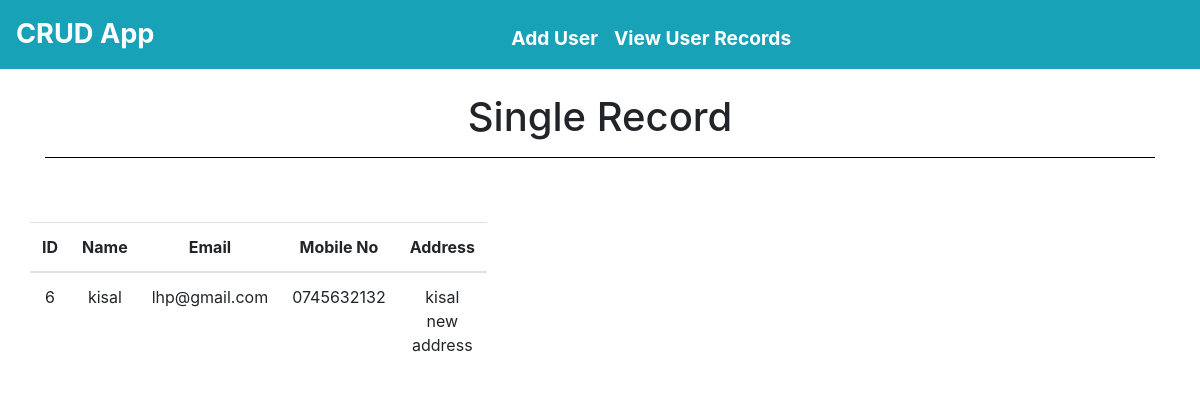
The page /read.php?id=6 on the database its author committed.
### tables this page shows
CREATE TABLE `records` (
  `_name` varchar(50) DEFAULT NULL,
  `_email` varchar(50) DEFAULT NULL,
  `_mobile` varchar(50) DEFAULT NULL,
  `_address` varchar(50) DEFAULT NULL,
  `id` int(11) NOT NULL
);

### classes/Model.php (called while the page is built, shortened)
<?php
Class Model{
    private $server="localhost";
    private $username="root";
    private $password="admin";
    private $dbname="oop_crud";
    private $con;
    public function __construct(){
        try {
            $this->con = new mysqli($this->server,$this->username,$this->password,$this->dbname);
        } catch (Exception $e) {
            echo "Connection Failed! ".$e->getMessage();
        }
    }
    function fetchSingle($id){
        $sql= "SELECT * FROM records WHERE id=$id";
        try {
            $result= $this->con->query($sql);
            $row = $result->fetch_assoc();
            if($row){
                    return $row;
            }else{
                echo "no records in row";
            }
        } catch (Exception $e) {
            echo "Error in finding single  record! ".$e->getMessage();
        }
    }
}
?>

### read.php (the view, shortened to what this page needs)
<?php
include_once("./includes/header.php");
?>
<div class="container">
    <div class="row">
        <div class="col-md-12">
            <h1 class="text-center"> Single Record </h1>
            <hr style="1px;color:black;background-color:black;">
        </div>
        <div class="row ">
            <div class="col-lg-12 text-center justify-content-center mt-5">
                <table id="tableBody" class="table mx-auto">
                    <thead>
                        <tr>
                            <th scope="col">ID</th>
                            <th scope="col">Name</th>
                            <th scope="col">Email</th>
                            <th scope="col">Mobile No</th>
                            <th scope="col">Address</th>
                        </tr>
                    </thead>
                    <tbody>
                        <?php
                        require_once("./classes/Model.php");
                        $model= new Model();
                        $id= $_GET['id'];
                        $row= $model->fetchSingle($id);
                    ?>
                        <tr>
                            <td><?php echo $row["id"] ;?></td>
                            <td><?php echo $row["_name"] ;?></td>
                            <td><?php echo $row["_email"] ;?></td>
                            <td><?php echo $row["_mobile"] ;?></td>
                            <td><?php echo $row["_address"] ;?></td>
                        </tr>
                    </tbody>
                </table>
            </div>
        </div>
    </div>
</div>
</body>
</html>

### css/styles.css (style rules this page uses)
#tableBody { margin: auto auto; width: 400px; }

### rows shown on the page
records: id "6", _name "kisal", _email "lhp@gmail.com", _mobile "0745632132", _address "kisal new address"
